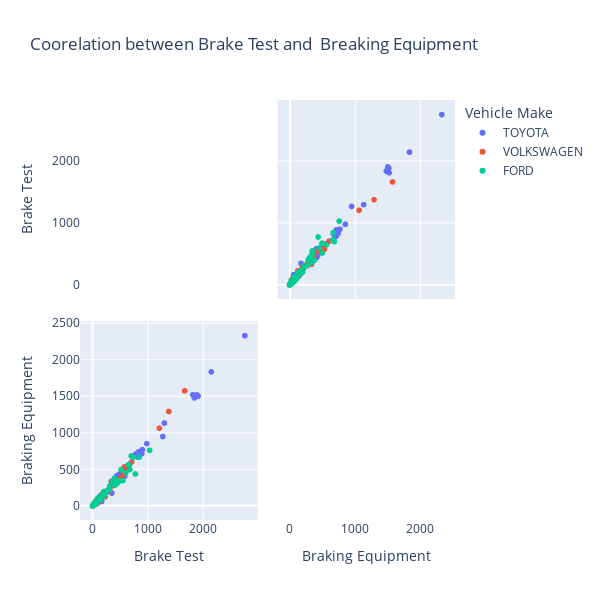

Here is the notebook cell this chart was saved with:
### Code cell
fig = px.scatter_matrix(result,
    dimensions=["Brake Test","Braking Equipment"],
    color="Vehicle Make",
    title="Scatter matrix of iris data set")
    #labels={col:col.replace('_', ' ') for col in df.columns}) # remove underscore
fig.update_traces(diagonal_visible=False)
fig.update_layout(
    title='Coorelation between Brake Test and  Breaking Equipment',
    dragmode='select',
    width=600,
    height=600,
    hovermode='closest',
)

fig.show()
fig.write_html("br_vs_br.html")

### Figure 1 — Plotly figure (JSON) as saved in the notebook; plotly's stock layout.template omitted (floating-point values rounded to 4 significant figures; data arrays with more than 128 entries replaced by an {"elided": "..."} marker saying what was removed)
{"data": [{"diagonal": {"visible": false}, "dimensions": [{"axis": {"matches": true}, "label": "Brake Test", "values": {"elided": "599 int values"}}, {"axis": {"matches": true}, "label": "Braking Equipment", "values": {"elided": "599 int values"}}], "hovertemplate": "Vehicle Make=TOYOTA<br>%{xaxis.title.text}=%{x}<br>%{yaxis.title.text}=%{y}<extra></extra>", "legendgroup": "TOYOTA", "marker": {"color": "#636efa", "symbol": "circle"}, "name": "TOYOTA", "showlegend": true, "type": "splom"}, {"diagonal": {"visible": false}, "dimensions": [{"axis": {"matches": true}, "label": "Brake Test", "values": {"elided": "471 int values"}}, {"axis": {"matches": true}, "label": "Braking Equipment", "values": {"elided": "471 int values"}}], "hovertemplate": "Vehicle Make=VOLKSWAGEN<br>%{xaxis.title.text}=%{x}<br>%{yaxis.title.text}=%{y}<extra></extra>", "legendgroup": "VOLKSWAGEN", "marker": {"color": "#EF553B", "symbol": "circle"}, "name": "VOLKSWAGEN", "showlegend": true, "type": "splom"}, {"diagonal": {"visible": false}, "dimensions": [{"axis": {"matches": true}, "label": "Brake Test", "values": {"elided": "413 int values"}}, {"axis": {"matches": true}, "label": "Braking Equipment", "values": {"elided": "413 int values"}}], "hovertemplate": "Vehicle Make=FORD<br>%{xaxis.title.text}=%{x}<br>%{yaxis.title.text}=%{y}<extra></extra>", "legendgroup": "FORD", "marker": {"color": "#00cc96", "symbol": "circle"}, "name": "FORD", "showlegend": true, "type": "splom"}], "layout": {"dragmode": "select", "height": 600, "hovermode": "closest", "legend": {"title": {"text": "Vehicle Make"}, "tracegroupgap": 0}, "title": {"text": "Coorelation between Brake Test and  Breaking Equipment"}, "width": 600}}
